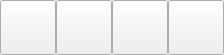
<?xml version="1.0" encoding="UTF-8"?>
<ui version="4.0">
 <class>Frame</class>
 <widget class="QFrame" name="Frame">
  <property name="geometry">
   <rect>
    <x>0</x>
    <y>0</y>
    <width>220</width>
    <height>54</height>
   </rect>
  </property>
  <property name="windowTitle">
   <string>Promotion</string>
  </property>
  <layout class="QGridLayout" name="gridLayout">
   <property name="leftMargin">
    <number>0</number>
   </property>
   <property name="topMargin">
    <number>0</number>
   </property>
   <property name="rightMargin">
    <number>0</number>
   </property>
   <property name="bottomMargin">
    <number>0</number>
   </property>
   <property name="spacing">
    <number>0</number>
   </property>
   <item row="0" column="2">
    <widget class="QToolButton" name="Bishop">
     <property name="text">
      <string/>
     </property>
     <property name="icon">
      <iconset resource="rsrc.qrc">
       <normaloff>:/Chess/resources/chess_48/Chess_blt48.png</normaloff>:/Chess/resources/chess_48/Chess_blt48.png</iconset>
     </property>
     <property name="iconSize">
      <size>
       <width>48</width>
       <height>48</height>
      </size>
     </property>
     <property name="toolButtonStyle">
      <enum>Qt::ToolButtonIconOnly</enum>
     </property>
     <property name="arrowType">
      <enum>Qt::NoArrow</enum>
     </property>
    </widget>
   </item>
   <item row="0" column="3">
    <widget class="QToolButton" name="Queen">
     <property name="text">
      <string/>
     </property>
     <property name="icon">
      <iconset resource="rsrc.qrc">
       <normaloff>:/Chess/resources/chess_48/Chess_qlt48.png</normaloff>:/Chess/resources/chess_48/Chess_qlt48.png</iconset>
     </property>
     <property name="iconSize">
      <size>
       <width>48</width>
       <height>48</height>
      </size>
     </property>
     <property name="toolButtonStyle">
      <enum>Qt::ToolButtonIconOnly</enum>
     </property>
     <property name="arrowType">
      <enum>Qt::NoArrow</enum>
     </property>
    </widget>
   </item>
   <item row="0" column="0">
    <widget class="QToolButton" name="Rook">
     <property name="icon">
      <iconset resource="rsrc.qrc">
       <normaloff>:/Chess/resources/chess_48/Chess_rlt48.png</normaloff>:/Chess/resources/chess_48/Chess_rlt48.png</iconset>
     </property>
     <property name="iconSize">
      <size>
       <width>48</width>
       <height>48</height>
      </size>
     </property>
     <property name="toolButtonStyle">
      <enum>Qt::ToolButtonIconOnly</enum>
     </property>
     <property name="arrowType">
      <enum>Qt::NoArrow</enum>
     </property>
    </widget>
   </item>
   <item row="0" column="1">
    <widget class="QToolButton" name="Knight">
     <property name="text">
      <string/>
     </property>
     <property name="icon">
      <iconset resource="rsrc.qrc">
       <normaloff>:/Chess/resources/chess_48/Chess_nlt48.png</normaloff>:/Chess/resources/chess_48/Chess_nlt48.png</iconset>
     </property>
     <property name="iconSize">
      <size>
       <width>48</width>
       <height>48</height>
      </size>
     </property>
     <property name="toolButtonStyle">
      <enum>Qt::ToolButtonIconOnly</enum>
     </property>
     <property name="arrowType">
      <enum>Qt::NoArrow</enum>
     </property>
    </widget>
   </item>
  </layout>
 </widget>
 <resources>
  <include location="rsrc.qrc"/>
 </resources>
 <connections/>
</ui>
